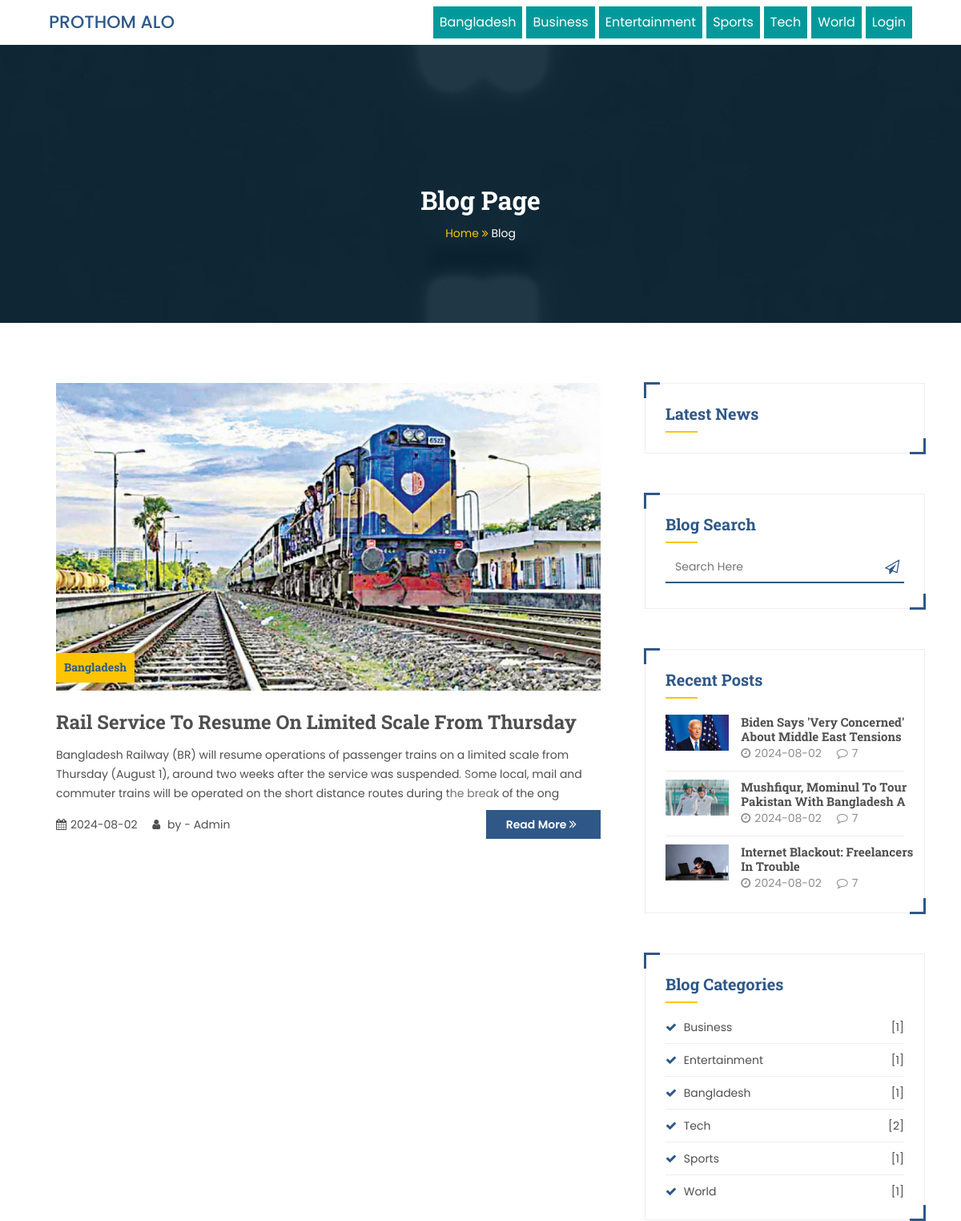
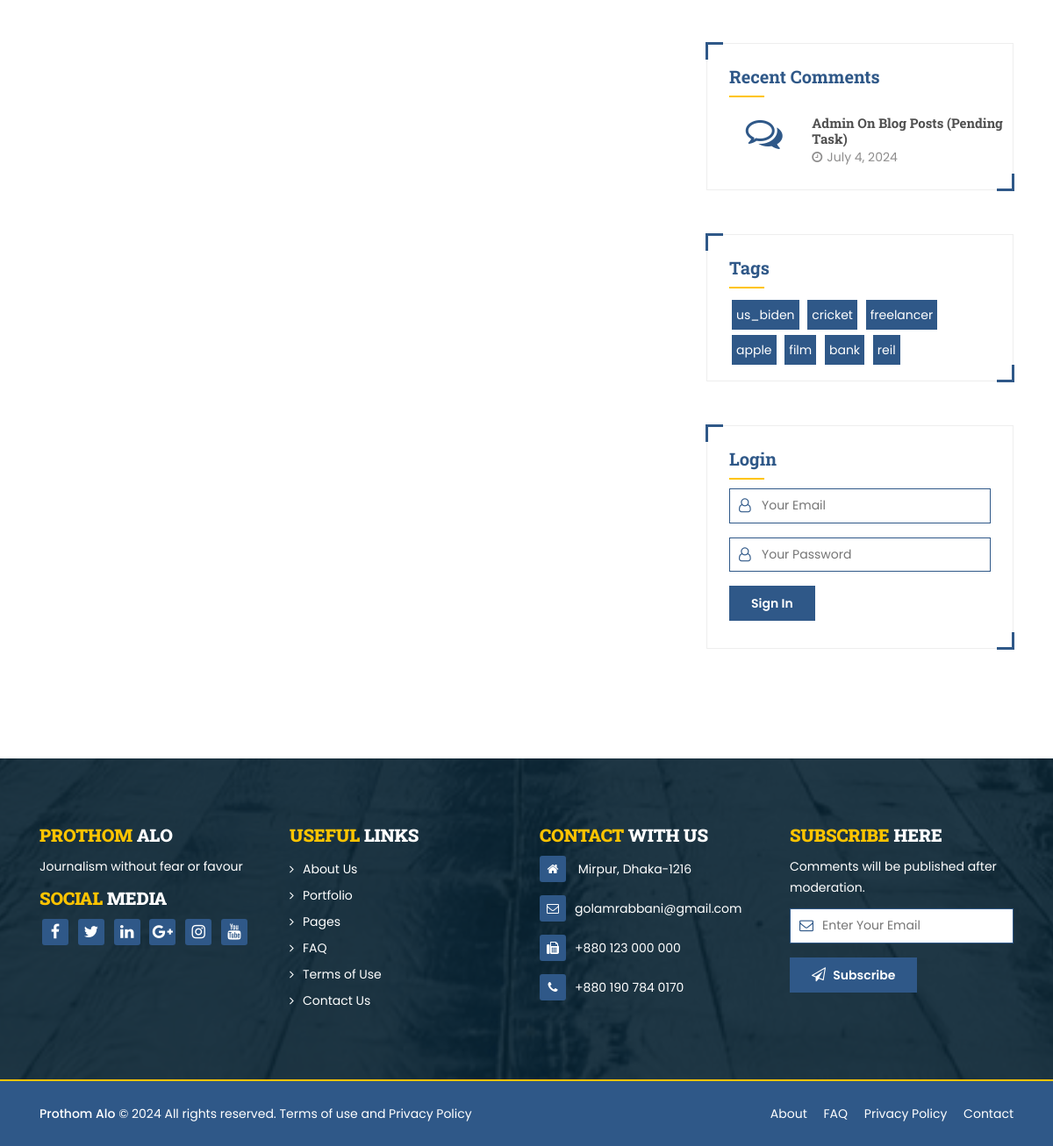
Screenshot of /category.php?id=9 with the database file from the repository (2 pictures, top to bottom).
### tables this page shows
CREATE TABLE `category` (
  `cat_id` int(11) NOT NULL,
  `cat_name` varchar(255) NOT NULL,
  `cat_desc` text DEFAULT NULL,
  `cat_status` int(2) NOT NULL
);

CREATE TABLE `post` (
  `id` bigint(11) NOT NULL,
  `title` varchar(255) NOT NULL,
  `description` text NOT NULL,
  `image` text NOT NULL,
  `category_id` int(11) NOT NULL,
  `author_id` int(11) NOT NULL,
  `status` int(11) NOT NULL,
  `tags` varchar(255) NOT NULL,
  `post_date` date NOT NULL
);

CREATE TABLE `users` (
  `id` bigint(11) NOT NULL,
  `fullname` varchar(255) NOT NULL,
  `email` varchar(255) NOT NULL,
  `username` varchar(255) NOT NULL,
  `password` varchar(255) NOT NULL,
  `phone` varchar(255) DEFAULT NULL,
  `address` varchar(255) DEFAULT NULL,
  `role` int(2) NOT NULL DEFAULT 1 COMMENT '1 = Admin, 2= Editor',
  `status` int(2) NOT NULL DEFAULT 1 COMMENT '0 = In-Active, 1 = Active',
  `image` text DEFAULT NULL,
  `join_date` date NOT NULL
);

### category.php (the view, shortened to what this page needs)
<?php
    include "inc/header.php";
?>
    <section class="blog-bg background-img">
        <div class="container">
            <div class="row">
                <div class="col-md-12">
                    <h2 class="page-title">Blog Page</h2>
                    <nav class="page-breadcrumb-item">
                        <ol>
                            <li><a href="index.html">Home <i class="fa fa-angle-double-right"></i></a></li>
                            <li class="active">Blog</li>
                        </ol>
                    </nav>
                </div>
            </div>
        </div>
    </section>
    <section>
        <div class="container">
            <div class="row">
                <div class="col-md-8">
                    <?php
                        if ( isset($_GET['id']) ){
                            $categoryID = $_GET['id'];
                            $sql = "SELECT * FROM post WHERE category_id = '$categoryID' ORDER BY id DESC";
                            $readCategoryPost = mysqli_query($db, $sql);
                            $totalCat = mysqli_num_rows($readCategoryPost);
                            if ( $totalCat == 0 ){ ?>
                                <div class="alert alert-warning">
                                    <strong>Opps!!! Sorry, No Blog Post Found in this category. Check Back Later...</strong>
                                </div>
                            <?php }
                            else{
                                while( $row = mysqli_fetch_assoc($readCategoryPost) ){
                                    $id             = $row['id'];
                                    $title          = $row['title'];
                                    $description    = $row['description'];
                                    $image          = $row['image'];
                                    $category_id    = $row['category_id'];
                                    $author_id      = $row['author_id'];
                                    $post_date      = $row['post_date'];
                                    ?>
                                    <div class="blog-post">
                                        <div class="blog-banner">
                                            <a href="single.php?post=<?php echo $id; ?>">
                                                <img src="admin/img/post/<?php echo $image; ?>">
                                                <div class="blog-category-name">
                                                <?php
                                                    $sql = "SELECT * FROM category where cat_id = '$category_id'";
                                                    $catDetails = mysqli_query($db, $sql);
                                                    while( $row = mysqli_fetch_assoc($catDetails) ){
                                                        $cat_name = $row['cat_name'];
                                                        ?>
                                                        <h6><?php echo $cat_name; ?></h6>
                                                    <?php    }
                                                ?>
                                                </div>
                                            </a>
                                        </div>
                                        <div class="blog-description">
                                            <a href="single.php?post=<?php echo $id; ?>">
                                                <h3 class="post-title"><?php echo $title; ?></h3>
                                            </a>
                                            <p><?php echo substr($description, 0, 275); ?></p>
                                            <div class="row">
                                                <div class="col-md-8">
                                                    <div class="blog-info">
                                                        <ul>
                                                        <li><i class="fa fa-calendar"></i><?php echo $post_date; ?></li>
                                                        <li>
                                                            <i class="fa fa-user"></i>
                                                            <?php
                                                                $sql = "SELECT * FROM users where id = '$author_id'";
                                                                $post_user = mysqli_query($db, $sql);
                                                                while( $row = mysqli_fetch_assoc($post_user) ){
                                                                  $fullname   = $row['fullname'];
                                                                  ?>
                                                                    by - <?php echo $fullname; ?>
                                                                <?php  }
                                                              ?>
                                                        </li>
                                                    </ul>
                                                    </div>
                                                </div>
                                                <div class="col-md-4 read-more-btn">
                                                    <a href="single.php?post=<?php echo $id; ?>" class="btn-main">Read More <i class="fa fa-angle-double-right"></i></a>
                                                </div>
                                            </div>
                                        </div>
                                    </div>
                            <?php    }
                            }
                        }
                    ?>
                </div>
                <?php include "inc/sidebar.php"; ?>
            </div>
        </div>
    </section>
<?php include "inc/footer.php"; ?>

### inc/header.php (shortened to what this page needs)
<?php
    include "admin/inc/db.php";
?>
<!doctype html>
<html lang="en">
  <head>
    <link rel="stylesheet" type="text/css" href="assets/bootstrap/css/bootstrap.min.css">
    <link rel="stylesheet" type="text/css" href="assets/css/font-awesome.min.css">
    <link rel="stylesheet" type="text/css" href="assets/css/flaticon.css">
    <link rel="stylesheet" type="text/css" href="assets/css/animate.min.css">
    <link rel="stylesheet" type="text/css" href="assets/css/owl.carousel.min.css">
    <link rel="stylesheet" type="text/css" href="assets/css/owl.theme.default.min.css">
    <link rel="stylesheet" type="text/css" href="assets/css/jquery.fancybox.min.css">
    <link rel="stylesheet" type="text/css" href="assets/css/style.css">
    <link rel="stylesheet" type="text/css" href="assets/css/responsive.css">
  </head>
  <body>
    <header>
        <div class="container">
            <div class="row">
                <div class="col-md-12">
                    <nav class="navbar  navbar-expand-lg navbar-light">
                        <a class="navbar-brand logo-title" href="index.php">PROTHOM ALO</a>
                        <div class="collapse navbar-collapse" id="navbarSupportedContent">
                            <ul class="navbar-nav ml-auto">
                              <?php
                                $sql = "SELECT * FROM category ORDER BY cat_name ASC";
                                $allMenu = mysqli_query($db, $sql);
                                while( $row = mysqli_fetch_assoc($allMenu) ){
                                    $cat_id = $row['cat_id'];
                                    $cat_name = $row['cat_name'];
                                    ?>
                                    <li class="nav-item">
                                        <a class="nav-link" href="category.php?id=<?php echo $cat_id; ?>"><?php echo $cat_name; ?></a>
                                    </li>
                              <?php  }
                              ?>
                              <?php
                                if ( !empty($_SESSION['id']) ){ ?>
                                    <li class="nav-item">
                                        <a class="nav-link" href="logout.php">Logout</a>
                                    </li>
                                <?php }
                                else { ?>
                                    <li class="nav-item">
                                        <a class="nav-link" href="login.php">Login</a>
                                    </li>
                                <?php }
                              ?>
                            </ul>
                        </div>
                    </nav>
                </div>
            </div>
        </div>
    </header>

### inc/sidebar.php (shortened to what this page needs)
<div class="col-md-4">
    <div class="widget">
        <h4>Latest News</h4>
        <div class="title-border"></div>
    </div>
    <div class="widget">
            <h4>Blog Search</h4>
            <div class="title-border"></div>
            <div class="search-bar">
                <form action="search.php" method="POST">
                    <div class="form-group">
                        <input type="text" name="search" placeholder="Search Here" autocomplete="off" class="form-input">
                        <i class="fa fa-paper-plane-o"></i>
                    </div>
                </form>
            </div>
    </div>
    <div class="widget">
        <h4>Recent Posts</h4>
        <div class="title-border"></div>
        <div class="recent-post">
        <?php
            $sql = "SELECT * FROM post LIMIT 3 ";
            $result = mysqli_query($db, $sql);
            while ($row = mysqli_fetch_assoc($result)) {
                $title          = $row['title'];
                $image          = $row['image'];
                $post_date      = $row['post_date'];
                ?>
                    <div class="recent-post-item">
                        <div class="row">
                            <div class="col-md-4">
                                <img src="admin/img/post/<?php echo $image; ?>">
                            </div>
                            <div class="col-md-8 no-padding">
                                <h5><?php echo $title; ?></h5>
                                <ul>
                                    <li><i class="fa fa-clock-o"></i><?php echo $post_date; ?></li>
                                    <li><i class="fa fa-comment-o"></i>7</li>
                                </ul>
                            </div>
                        </div>
                    </div>
                <?php
            }
        ?>
        </div>
    </div>
    <div class="widget">
        <h4>Blog Categories</h4>
        <div class="title-border"></div>
        <div class="blog-categories">
            <ul>
                <?php
                    $sql = "SELECT * FROM category";
                    $all_cat = mysqli_query($db, $sql);
                    while ($row = mysqli_fetch_assoc($all_cat)){
                        $cat_id     = $row['cat_id'];
                        $cat_name   = $row['cat_name'];
                        $count=0;
                        $query = "SELECT * FROM post WHERE category_id = $cat_id";
                        $count_post = mysqli_query($db, $query);
                        while($row = mysqli_fetch_assoc($count_post)){
                            $count++;
                        }
                        ?>
                        <li>
                            <i class="fa fa-check"></i>
                            <?php echo $cat_name ?>
                            <span>[<?php echo $count; ?>]</span>
                        </li>
                        <?php
                    }
                ?>
            </ul>
        </div>
    </div>
    <div class="widget">
        <h4>Recent Comments</h4>
        <div class="title-border"></div>
        <div class="recent-comments">
            <div class="recent-comments-item">
                <div class="row">
                    <div class="col-md-4">
                        <i class="fa fa-comments-o"></i>
                    </div>
                    <div class="col-md-8 no-padding">
                        <h5>admin on blog posts (pending task)</h5>
                        <ul>
                            <li>
                                <i class="fa fa-clock-o"></i>July 4, 2024
                            </li>
                        </ul>
                    </div>
                </div>
            </div>
        </div>
    </div>
    <div class="widget">
        <h4>Tags</h4>
        <div class="title-border"></div>
        <div class="meta-tags">
        <?php
            $sql = "SELECT * FROM post";
            $latest_post = mysqli_query($db, $sql);
            while($row = mysqli_fetch_assoc($latest_post)){
                $tags           = $row['tags'];
                ?>
                    <span><?php echo $tags ?></span>
                <?php
            }
        ?>
        </div>
    </div>
    <div class="widget" id="login">
        <h4>Login</h4>
        <div class="title-border"></div>
        <form action="admin/dashboard.php" method="POST">
                        <div class="form-group">
                            <input type="email" name="email" placeholder="Your Email" class="form-input" autocomplete="off" required="required">
                            <i class="fa fa-user-o"></i>
                        </div>
                        <div class="form-group">
                            <input type="password" name="password" placeholder="Your Password" class="form-input" autocomplete="off" required="required">
                            <i class="fa fa-user-o"></i>
                        </div>
                        <div class="form-group">
                            <input type="submit" class="btn-main" value="Sign in" name="signin">
                        </div>
                    </form>
    </div>
</div>

### rows the page displays
category: cat_name "Bangladesh", count "1"
category: cat_name "Business", count "1"
category: cat_name "Entertainment", count "1"
category: cat_name "Sports", count "1"
category: cat_name "Tech", count "2"
category: cat_name "World", count "1"
post: image (picture), title "Rail Service To Resume On Limited Scale From Thursday", description "Bangladesh Railway (BR) will resume operations of passenger trains on a limited scale from Thursday (August 1), around two weeks after the service was suspended. Some local, mail and commuter trains will be operated on the short distance routes during the break of the ong", post_date "2024-08-02", tags "reil"
users: fullname "Admin"
post: image (picture), title "Biden Says 'very Concerned' About Middle East Tensions", post_date "2024-08-02", tags "us_biden"
post: image (picture), title "Mushfiqur, Mominul To Tour Pakistan With Bangladesh A", post_date "2024-08-02", tags "cricket"
post: image (picture), title "Internet Blackout: Freelancers In Trouble", post_date "2024-08-02", tags "freelancer"
post: tags "apple"
post: tags "film"
post: tags "bank"
